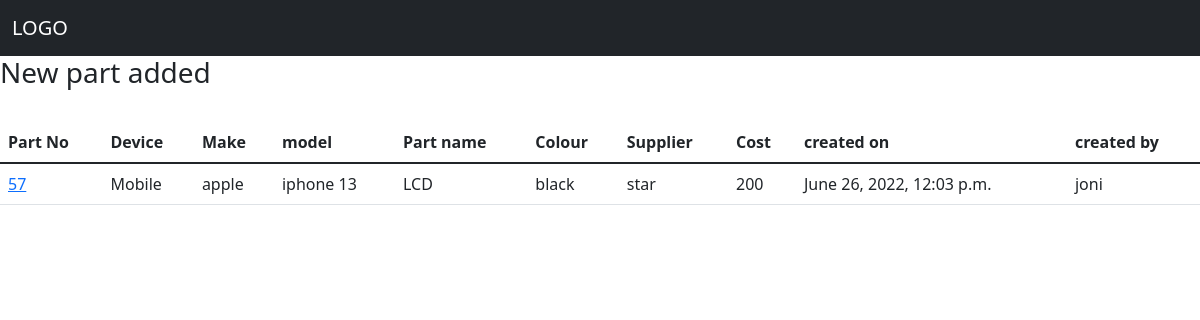
The page /part_added/57 on the database its author committed.
### Inventories/models.py (models this page shows, shortened)
class Inventories(models.Model):
    job = models.ForeignKey(Jobs,on_delete=models.CASCADE, related_name = 'job_inventory',null=True, blank=True)
    devices = models.ForeignKey(Devices,on_delete=models.CASCADE, related_name = 'inventory_device')
    make = models.ForeignKey(Make,on_delete=models.CASCADE, related_name = 'inventory_make')
    model = models.ForeignKey(Model,on_delete=models.CASCADE, related_name = 'inventory_model')
    part_name = models.ForeignKey(Part_name,on_delete=models.CASCADE, related_name = 'inventory_part_name')
    part_colour = models.ForeignKey(Part_colour,on_delete=models.CASCADE, related_name = 'inventory_Part_colour')
    supplier = models.ForeignKey(Supplier,on_delete=models.CASCADE, related_name = 'inventory_supplier')
    quantity = models.IntegerField()
    cost = models.IntegerField()
    part_status = models.ForeignKey(Part_status,on_delete=models.CASCADE, related_name = 'i_part_status',null=True, blank=True)
    barcode = models.ImageField(upload_to='barcodes/', blank=True)
    created_date = models.DateTimeField(null=True, blank=True)
    created_by = models.ForeignKey(User, on_delete = models.CASCADE, null=True, blank=True)
    alocated = models.BooleanField(default=False)

class Part_name(models.Model):
    part_name = models.CharField(max_length=250)
    def __str__(self):
        return self.part_name

class Part_colour(models.Model):
    colour = models.CharField(max_length=250)
    def __str__(self):
        return self.colour

class Supplier(models.Model):
    supplier = models.CharField(max_length=250)
    def __str__(self):
        return self.supplier

### Jobs/models.py (models this page shows, shortened)
class Devices(models.Model):
    devices = models.CharField(max_length=250)
    def __str__(self):
        return self.devices

class Make(models.Model):
    device = models.ForeignKey(Devices,on_delete=models.CASCADE, related_name='make_device')
    make = models.CharField(max_length=250)
    def __str__(self):
        return self.make

class Model(models.Model):
    make = models.ForeignKey(Make,on_delete=models.CASCADE)
    model = models.CharField(max_length=250)
    def __str__(self):
        return self.model

### Inventories/views.py (the view)
# urls.py: path('part_added/<str:id>', views.part_added, name='part_added'),
def part_added(request,id):
    part = Inventories.objects.get(id=id)
    context = {'part_context':part}
    return render(request,'part_added.html',context)

### templates/part_added.html (shortened to what this page needs)
{% extends 'base.html' %}
{% block content %}
<h3>New part added </h3><br>
<table class="table" >
    <thead>
      <tr>
        <th >Part No </th>
        <th>Device</th>
        <th >Make</th>
        <th >model</th>
        <th >Part name</th>
        <th >Colour </th>
        <th > Supplier</th>
        <th > Cost</th>
        <th >created on </th>
        <th >created by </th>
      </tr>
    </thead>
    <tr>
      <td> <a href="{% url 'part_detail' part_context.id %}"> {{ part_context.id }} </a></td>
      <td>{{part_context.devices}}</td>
      <td>{{part_context.make}}</td>
      <td>{{part_context.model}}</td>
      <td>{{part_context.part_name}}</td>
      <td>{{part_context.part_colour}}</td>
      <td>{{part_context.supplier}}</td>
      <td>{{part_context.cost}}</td>
      <td>{{part_context.created_date}}</td>
      <td>{{part_context.created_by}}</td>
    </tr>
  </table>
{% endblock %}

### rows shown on the page
Inventories: id "57", devices "Mobile", make "apple", model "iphone 13", part_name "LCD", part_colour "black", supplier "star", cost "200", created_date "June 26, 2022, 12:03 p.m.", created_by "joni"
